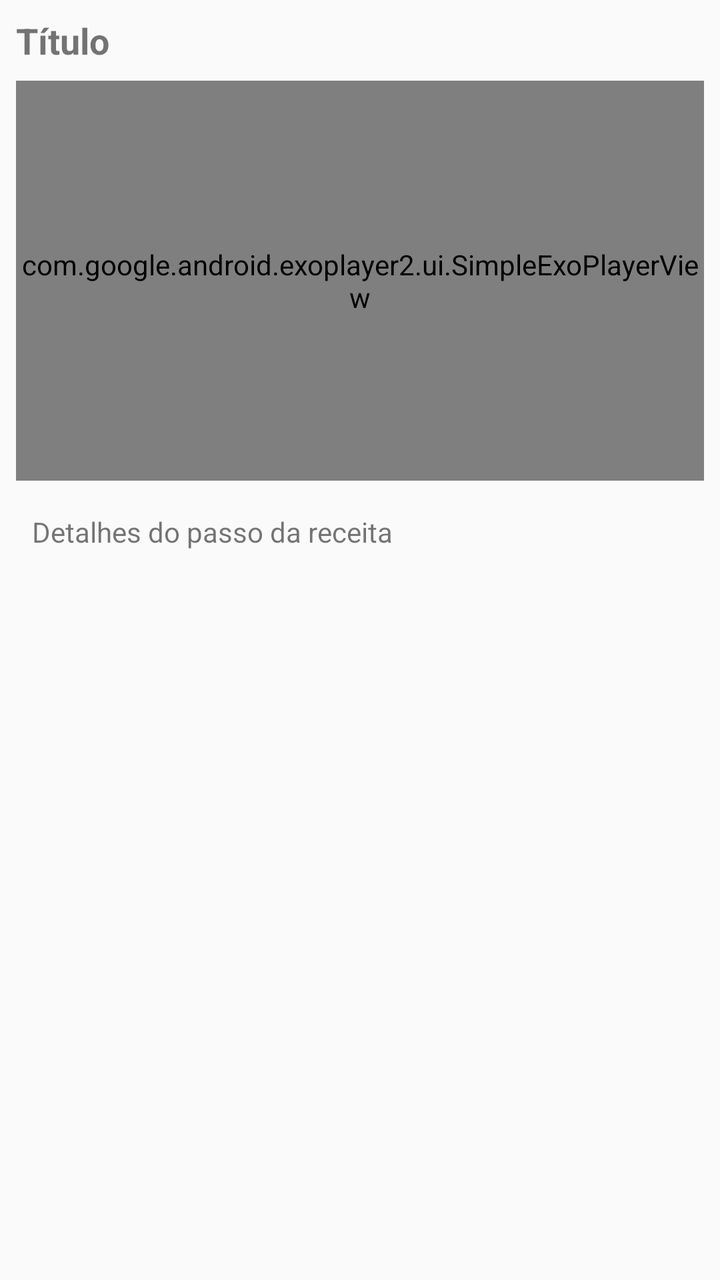
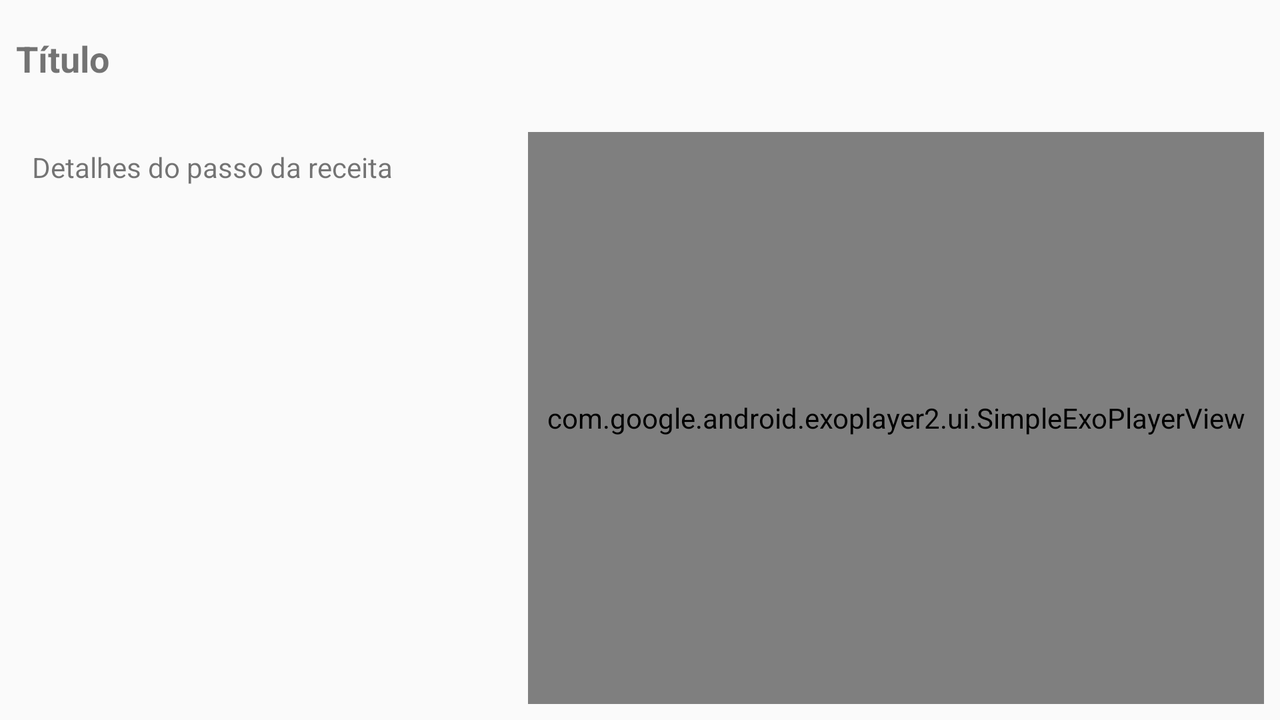

An Android layout and its configuration variant, each rendered on a device that would load it. The default file and the variant file are quoted in full after the pictures.
<!-- AndroidManifest.xml: application theme AppTheme -->
<!-- res/layout/fragment_step.xml -->
<?xml version="1.0" encoding="utf-8"?>
<android.support.constraint.ConstraintLayout xmlns:android="http://schemas.android.com/apk/res/android"
    xmlns:app="http://schemas.android.com/apk/res-auto"
    xmlns:tools="http://schemas.android.com/tools"
    android:layout_width="match_parent"
    android:layout_height="match_parent">

    <TextView
        android:id="@+id/textViewTitle"
        android:layout_width="0dp"
        android:layout_height="wrap_content"
        android:layout_marginEnd="8dp"
        android:layout_marginStart="8dp"
        android:layout_marginTop="8dp"
        android:textSize="18sp"
        android:textStyle="bold"
        app:layout_constraintEnd_toEndOf="parent"
        app:layout_constraintStart_toStartOf="parent"
        app:layout_constraintTop_toTopOf="parent"
        tools:text="Título" />

    <com.google.android.exoplayer2.ui.SimpleExoPlayerView
        android:id="@+id/playerView"
        android:layout_width="0dp"
        android:layout_height="200dp"
        android:layout_marginLeft="8dp"
        android:layout_marginRight="8dp"
        android:layout_marginTop="8dp"
        android:visibility="visible"
        app:layout_constraintHorizontal_bias="0.0"
        app:layout_constraintLeft_toLeftOf="parent"
        app:layout_constraintRight_toRightOf="parent"
        app:layout_constraintTop_toBottomOf="@+id/textViewTitle" />

    <ScrollView
        android:layout_width="match_parent"
        android:layout_height="0dp"
        android:layout_marginBottom="8dp"
        android:layout_marginEnd="8dp"
        android:layout_marginStart="8dp"
        android:layout_marginTop="8dp"
        app:layout_constraintBottom_toTopOf="@+id/imageViewPrev"
        app:layout_constraintEnd_toEndOf="parent"
        app:layout_constraintStart_toStartOf="parent"
        app:layout_constraintTop_toBottomOf="@+id/playerView">

        <TextView

            android:id="@+id/textViewDescription"
            android:layout_width="match_parent"
            android:layout_height="wrap_content"
            android:layout_marginEnd="8dp"
            android:layout_marginStart="8dp"
            android:layout_marginTop="8dp"
            app:layout_constraintEnd_toEndOf="parent"
            app:layout_constraintStart_toStartOf="parent"
            app:layout_constraintTop_toBottomOf="@+id/playerView"
            tools:text="Detalhes do passo da receita" />

    </ScrollView>


    <ImageView
        android:id="@+id/imageViewPrev"
        android:layout_width="50dp"
        android:layout_height="50dp"
        android:layout_marginBottom="16dp"
        android:layout_marginStart="16dp"
        android:contentDescription="@string/previous"
        app:layout_constraintBottom_toBottomOf="parent"
        app:layout_constraintStart_toStartOf="parent"
        app:srcCompat="@drawable/ic_navigate_prev" />

    <ImageView
        android:id="@+id/imageViewNext"
        android:layout_width="50dp"
        android:layout_height="50dp"
        android:layout_marginBottom="16dp"
        android:layout_marginEnd="16dp"
        android:contentDescription="@string/next"
        app:layout_constraintBottom_toBottomOf="parent"
        app:layout_constraintEnd_toEndOf="parent"
        app:srcCompat="@drawable/ic_navigate_next" />

</android.support.constraint.ConstraintLayout>
<!-- resources referenced by this layout -->
<resources>
  <string name="next">Próximo passo</string>
  <string name="previous">Passo anterior</string>
  <style name="AppTheme" parent="Theme.AppCompat.Light.DarkActionBar">
          
          <item name="colorPrimary">@color/colorPrimary</item>
          <item name="colorPrimaryDark">@color/colorPrimaryDark</item>
          <item name="colorAccent">@color/colorAccent</item>
      </style>
  <color name="colorPrimary">#b53f8a</color>
  <color name="colorPrimaryDark">#801b5b</color>
  <color name="colorAccent">#FF4081</color>
</resources>
<!-- res/layout-land/fragment_step.xml (the repository's variant of the layout above) -->
<!-- drawn on the phone turned sideways -->
<?xml version="1.0" encoding="utf-8"?>
<android.support.constraint.ConstraintLayout xmlns:android="http://schemas.android.com/apk/res/android"
    xmlns:app="http://schemas.android.com/apk/res-auto"
    xmlns:tools="http://schemas.android.com/tools"
    android:layout_width="match_parent"
    android:layout_height="match_parent">

    <TextView
        android:id="@+id/textViewTitle"
        android:layout_width="0dp"
        android:layout_height="wrap_content"
        android:layout_marginStart="8dp"
        android:textSize="18sp"
        android:textStyle="bold"
        app:layout_constraintBottom_toBottomOf="@+id/imageViewPrev"
        app:layout_constraintStart_toStartOf="parent"
        app:layout_constraintTop_toTopOf="parent"
        tools:text="Título" />

    <com.google.android.exoplayer2.ui.SimpleExoPlayerView
        android:id="@+id/playerView"
        android:layout_width="0dp"
        android:layout_height="0dp"
        android:layout_marginBottom="8dp"
        android:layout_marginEnd="8dp"
        android:layout_marginStart="8dp"
        android:layout_marginTop="8dp"
        android:visibility="visible"
        app:layout_constraintBottom_toBottomOf="parent"
        app:layout_constraintEnd_toEndOf="parent"
        app:layout_constraintHorizontal_bias="1.0"
        app:layout_constraintStart_toStartOf="@+id/guideline"
        app:layout_constraintTop_toBottomOf="@id/imageViewPrev" />

    <ScrollView
        android:layout_width="0dp"
        android:layout_height="0dp"
        android:layout_marginBottom="8dp"
        android:layout_marginEnd="8dp"
        android:layout_marginStart="8dp"
        android:layout_marginTop="8dp"
        app:layout_constraintBottom_toBottomOf="parent"
        app:layout_constraintEnd_toStartOf="@+id/playerView"
        app:layout_constraintStart_toStartOf="parent"
        app:layout_constraintTop_toBottomOf="@+id/imageViewPrev">

        <TextView

            android:id="@+id/textViewDescription"
            android:layout_width="match_parent"
            android:layout_height="wrap_content"
            android:layout_marginEnd="8dp"
            android:layout_marginStart="8dp"
            android:layout_marginTop="8dp"
            app:layout_constraintEnd_toEndOf="parent"
            app:layout_constraintStart_toStartOf="parent"
            app:layout_constraintTop_toBottomOf="@+id/playerView"
            tools:text="Detalhes do passo da receita" />

    </ScrollView>


    <ImageView
        android:id="@+id/imageViewPrev"
        android:layout_width="50dp"
        android:layout_height="50dp"
        android:layout_marginEnd="8dp"
        android:layout_marginTop="8dp"
        app:layout_constraintEnd_toStartOf="@+id/imageViewNext"
        app:layout_constraintTop_toTopOf="parent"
        android:contentDescription="@string/previous"
        app:srcCompat="@drawable/ic_navigate_prev" />

    <ImageView
        android:id="@+id/imageViewNext"
        android:layout_width="50dp"
        android:layout_height="50dp"
        android:contentDescription="@string/next"
        android:layout_marginEnd="16dp"
        android:layout_marginTop="8dp"
        app:layout_constraintEnd_toEndOf="parent"
        app:layout_constraintTop_toTopOf="parent"
        app:srcCompat="@drawable/ic_navigate_next" />

    <android.support.constraint.Guideline
        android:id="@+id/guideline"
        android:layout_width="wrap_content"
        android:layout_height="wrap_content"
        android:orientation="vertical"
        app:layout_constraintGuide_percent=".4" />

</android.support.constraint.ConstraintLayout>
